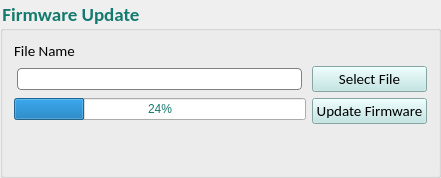
           <widget class="QGroupBox" name="FirmwareU_9">
            <property name="sizePolicy">
             <sizepolicy hsizetype="Fixed" vsizetype="Fixed">
              <horstretch>0</horstretch>
              <verstretch>0</verstretch>
             </sizepolicy>
            </property>
            <property name="minimumSize">
             <size>
              <width>441</width>
              <height>0</height>
             </size>
            </property>
            <property name="maximumSize">
             <size>
              <width>16777215</width>
              <height>200</height>
             </size>
            </property>
            <property name="font">
             <font>
              <family>Calibri</family>
              <pointsize>14</pointsize>
              <weight>75</weight>
              <bold>true</bold>
              <kerning>true</kerning>
             </font>
            </property>
            <property name="styleSheet">
             <string notr="true">color: #157A6E;
background:none;</string>
            </property>
            <property name="title">
             <string>Firmware Update</string>
            </property>
            <layout class="QGridLayout" name="gridLayout_127">
             <item row="1" column="0">
              <spacer name="verticalSpacer_11">
               <property name="orientation">
                <enum>Qt::Vertical</enum>
               </property>
               <property name="sizeHint" stdset="0">
                <size>
                 <width>20</width>
                 <height>40</height>
                </size>
               </property>
              </spacer>
             </item>
             <item row="0" column="0">
              <layout class="QGridLayout" name="gridLayout_130">
               <item row="0" column="0">
                <widget class="QLabel" name="FileName_7">
                 <property name="sizePolicy">
                  <sizepolicy hsizetype="Fixed" vsizetype="Fixed">
                   <horstretch>0</horstretch>
                   <verstretch>0</verstretch>
                  </sizepolicy>
                 </property>
                 <property name="minimumSize">
                  <size>
                   <width>63</width>
                   <height>18</height>
                  </size>
                 </property>
                 <property name="maximumSize">
                  <size>
                   <width>110</width>
                   <height>18</height>
                  </size>
                 </property>
                 <property name="font">
                  <font>
                   <family>Calibri</family>
                   <pointsize>11</pointsize>
                   <weight>50</weight>
                   <bold>false</bold>
                  </font>
                 </property>
                 <property name="styleSheet">
                  <string notr="true">color: rgb(0,0,0);</string>
                 </property>
                 <property name="text">
                  <string>File Name</string>
                 </property>
                </widget>
               </item>
               <item row="1" column="0">
                <layout class="QHBoxLayout" name="horizontalLayout_59">
                 <item>
                  <layout class="QVBoxLayout" name="verticalLayout_36">
                   <item>
                    <layout class="QHBoxLayout" name="horizontalLayout_60">
                     <item>
                      <widget class="QLineEdit" name="FileNameLine">
                       <property name="sizePolicy">
                        <sizepolicy hsizetype="Expanding" vsizetype="Fixed">
                         <horstretch>0</horstretch>
                         <verstretch>0</verstretch>
                        </sizepolicy>
                       </property>
                       <property name="minimumSize">
                        <size>
                         <width>285</width>
                         <height>22</height>
                        </size>
                       </property>
                       <property name="maximumSize">
                        <size>
                         <width>285</width>
                         <height>22</height>
                        </size>
                       </property>
                       <property name="font">
                        <font>
                         <family>Calibri</family>
                         <pointsize>11</pointsize>
                         <weight>50</weight>
                         <bold>false</bold>
                        </font>
                       </property>
                       <property name="styleSheet">
                        <string notr="true">border: 1px solid gray;
border-radius: 4px;color:rgb(0,0,0);</string>
                       </property>
                      </widget>
                     </item>
                    </layout>
                   </item>
                   <item>
                    <widget class="QProgressBar" name="progressBar">
                     <property name="minimumSize">
                      <size>
                       <width>0</width>
                       <height>0</height>
                      </size>
                     </property>
                     <property name="maximumSize">
                      <size>
                       <width>16777215</width>
                       <height>16777215</height>
                      </size>
                     </property>
                     <property name="value">
                      <number>24</number>
                     </property>
                    </widget>
                   </item>
                  </layout>
                 </item>
                 <item>
                  <layout class="QGridLayout" name="gridLayout_131">
                   <item row="1" column="0">
                    <widget class="QPushButton" name="UpdateFirmware">
                     <property name="minimumSize">
                      <size>
                       <width>115</width>
                       <height>26</height>
                      </size>
                     </property>
                     <property name="maximumSize">
                      <size>
                       <width>180</width>
                       <height>26</height>
                      </size>
                     </property>
                     <property name="font">
                      <font>
                       <family>Calibri</family>
                       <pointsize>11</pointsize>
                       <weight>50</weight>
                       <bold>false</bold>
                      </font>
                     </property>
                     <property name="cursor">
                      <cursorShape>PointingHandCursor</cursorShape>
                     </property>
                     <property name="styleSheet">
                      <string notr="true">background-color:#BBE6E4;color: rgb(0,0,0);</string>
                     </property>
                     <property name="text">
                      <string>Update Firmware</string>
                     </property>
                    </widget>
                   </item>
                   <item row="0" column="0">
                    <widget class="QPushButton" name="file_select">
                     <property name="minimumSize">
                      <size>
                       <width>115</width>
                       <height>26</height>
                      </size>
                     </property>
                     <property name="maximumSize">
                      <size>
                       <width>160</width>
                       <height>26</height>
                      </size>
                     </property>
                     <property name="font">
                      <font>
                       <family>Calibri</family>
                       <pointsize>11</pointsize>
                       <weight>50</weight>
                       <bold>false</bold>
                      </font>
                     </property>
                     <property name="cursor">
                      <cursorShape>PointingHandCursor</cursorShape>
                     </property>
                     <property name="styleSheet">
                      <string notr="true">background-color:#BBE6E4;color: rgb(0,0,0);</string>
                     </property>
                     <property name="text">
                      <string>Select File</string>
                     </property>
                    </widget>
                   </item>
                  </layout>
                 </item>
                </layout>
               </item>
              </layout>
             </item>
            </layout>
           </widget>
